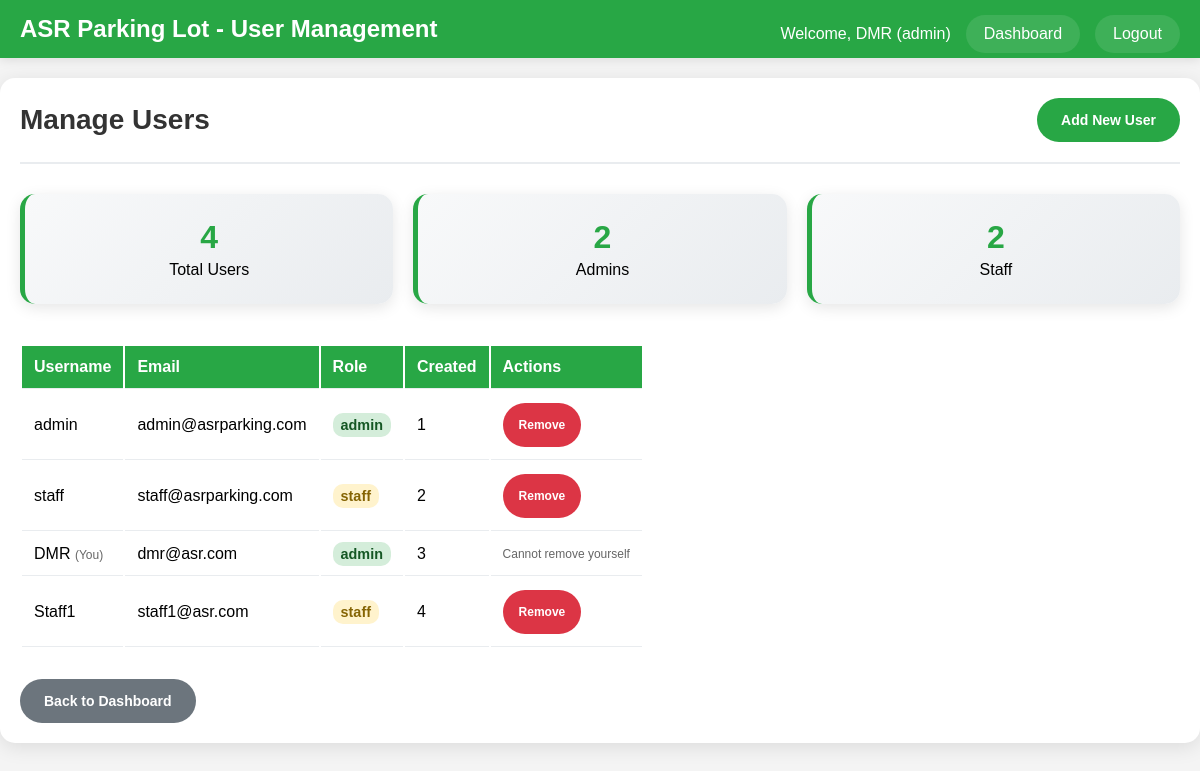
Before: /admin/users (signed in) with the older database file.
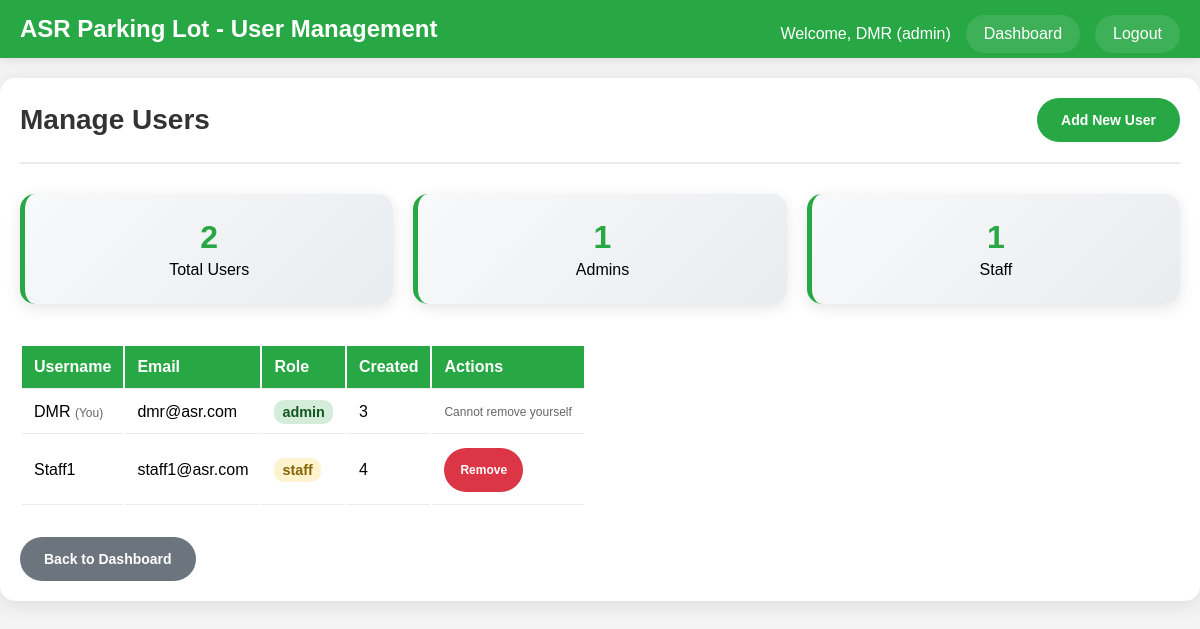
After: the same page with the newer database file.
### app/models.py (models this page shows, shortened)
class User(UserMixin, db.Model):
    id = db.Column(db.Integer, primary_key=True)
    username = db.Column(db.String(80), index=True, unique=True, nullable=False)
    email = db.Column(db.String(120), index=True, unique=True, nullable=False)
    password_hash = db.Column(db.String(256))
    role = db.Column(db.String(10), index=True, nullable=False, default='staff') # 'admin' or 'staff'

### app/routes.py (the view)
@main.route('/admin/users')
@login_required
def manage_users():
    if current_user.role != 'admin':
        flash('Access denied. Admin privileges required.', 'error')
        return redirect(url_for('main.index'))
    users = User.query.all()
    return render_template('manage_users.html',
                         title='Manage Users',
                         users=users)

### app/templates/manage_users.html (shortened to what this page needs)
<!DOCTYPE html>
<html lang="en">
<head>
</head>
<body>
    <div class="navbar">
        <h1>ASR Parking Lot - User Management</h1>
        <div class="navbar-right">
            <span>Welcome, {{ current_user.username }} ({{ current_user.role }})</span>
            <a href="{{ url_for('main.admin_dashboard') }}">Dashboard</a>
            <a href="{{ url_for('main.logout') }}">Logout</a>
        </div>
    </div>
    <div class="container">
        <div class="page-header">
            <h2>Manage Users</h2>
            <a href="{{ url_for('main.add_user') }}" class="btn btn-primary">Add New User</a>
        </div>
        <div class="stats-grid">
            <div class="stat-card">
                <div class="stat-number">{{ users|length }}</div>
                <div>Total Users</div>
            </div>
            <div class="stat-card">
                <div class="stat-number">{{ users|selectattr('role', 'equalto', 'admin')|list|length }}</div>
                <div>Admins</div>
            </div>
            <div class="stat-card">
                <div class="stat-number">{{ users|selectattr('role', 'equalto', 'staff')|list|length }}</div>
                <div>Staff</div>
            </div>
        </div>
        {% if users %}
        <table class="users-table">
            <thead>
                <tr>
                    <th>Username</th>
                    <th>Email</th>
                    <th>Role</th>
                    <th>Created</th>
                    <th>Actions</th>
                </tr>
            </thead>
            <tbody>
                {% for user in users %}
                <tr class="{% if user.id == current_user.id %}current-user{% endif %}">
                    <td>
                        {{ user.username }}
                        {% if user.id == current_user.id %}
                            <span style="color: #666; font-size: 12px;">(You)</span>
                        {% endif %}
                    </td>
                    <td>{{ user.email }}</td>
                    <td>
                        <span class="role-badge role-{{ user.role }}">
                            {{ user.role }}
                        </span>
                    </td>
                    <td>{{ user.id }}</td>
                    <td>
                        <div class="action-buttons">
                            {% if user.id != current_user.id %}
                                <form method="POST" action="{{ url_for('main.remove_user', user_id=user.id) }}"
                                      style="display: inline;"
                                      onsubmit="return confirm('Are you sure you want to remove {{ user.email }}? This action cannot be undone.')">
                                    <button type="submit" class="btn btn-danger" style="padding: 8px 16px; font-size: 12px;">
                                        Remove
                                    </button>
                                </form>
                            {% else %}
                                <span style="color: #666; font-size: 12px;">Cannot remove yourself</span>
                            {% endif %}
                        </div>
                    </td>
                </tr>
                {% endfor %}
            </tbody>
        </table>
        {% else %}
        <div class="empty-state">
            <h3>No Users Found</h3>
            <p>There are no users in the system. Add the first user to get started.</p>
            <a href="{{ url_for('main.add_user') }}" class="btn btn-primary">Add First User</a>
        </div>
        {% endif %}
        <div style="margin-top: 30px;">
            <a href="{{ url_for('main.admin_dashboard') }}" class="btn btn-secondary">Back to Dashboard</a>
        </div>
    </div>
</body>
</html>

### app/templates/manage_users.html (style rules this page uses)
* { box-sizing: border-box; }
body { font-family: Arial, sans-serif; margin: 0; padding: 0; background-color: #f4f4f4; min-height: 100vh; }
.navbar { background-color: #28a745; padding: 15px 20px; color: white; position: sticky; top: 0; z-index: 1000; box-shadow: 0 2px 10px rgba(0,0,0,0.1); }
.navbar h1 { margin: 0; display: inline-block; font-size: clamp(18px, 4vw, 24px); }
.navbar-right { float: right; display: flex; align-items: center; gap: 15px; flex-wrap: wrap; }
.navbar a { color: white; text-decoration: none; padding: 8px 16px; border-radius: 25px; background-color: rgba(255, 255, 255, 0.1); transition: all 0.3s ease; font-weight: 500; border: 2px solid transparent; }
.container { max-width: 1200px; margin: 20px auto; padding: 20px; background: white; border-radius: 15px; box-shadow: 0 4px 20px rgba(0,0,0,0.1); }
.stats-grid { display: grid; grid-template-columns: repeat(auto-fit, minmax(200px, 1fr)); gap: 20px; margin-bottom: 40px; }
.stat-card { background: linear-gradient(135deg, #f8f9fa 0%, #e9ecef 100%); padding: 25px; border-radius: 15px; text-align: center; border-left: 5px solid #28a745; box-shadow: 0 4px 15px rgba(0,0,0,0.1); transition: transform 0.3s ease; }
.stat-number { font-size: clamp(1.5em, 4vw, 2em); font-weight: bold; color: #28a745; margin-bottom: 5px; }
.page-header { display: flex; justify-content: space-between; align-items: center; margin-bottom: 30px; padding-bottom: 20px; border-bottom: 2px solid #e9ecef; flex-wrap: wrap; gap: 15px; }
.page-header h2 { color: #333; margin: 0; font-size: clamp(20px, 5vw, 28px); }
.btn { padding: 12px 24px; border: none; border-radius: 25px; font-weight: bold; text-decoration: none; cursor: pointer; transition: all 0.3s ease; font-size: 14px; display: inline-flex; align-items: center; justify-content: center; min-height: 44px; }
.btn-primary { background-color: #28a745; color: white; }
.btn-secondary { background-color: #6c757d; color: white; }
.btn-danger { background-color: #dc3545; color: white; }
.users-table { overflow-x: auto; }
.users-table th, .users-table td { padding: 12px; text-align: left; border-bottom: 1px solid #e9ecef; }
.users-table th { background-color: #28a745; color: white; font-weight: bold; }
.role-admin { background-color: #d4edda; color: #155724; padding: 4px 8px; border-radius: 10px; font-size: 0.9em; font-weight: bold; }
.role-staff { background-color: #fff3cd; color: #856404; padding: 4px 8px; border-radius: 10px; font-size: 0.9em; font-weight: bold; }
.action-buttons { display: flex; gap: 8px; flex-wrap: wrap; }

Changed rows visible on the page:
removed User: username "admin", email "admin@asrparking.com", role "admin", id "1"
removed User: username "staff", email "staff@asrparking.com", role "staff", id "2"
Other visible differences:
{{ users|length }}: "4" → "2"
{{ users|selectattr('role', 'equalto', 'admin')|list|length }}: "2" → "1"
{{ users|selectattr('role', 'equalto', 'staff')|list|length }}: "2" → "1"
